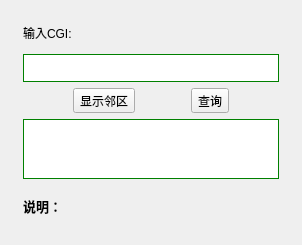
<?xml version="1.0" encoding="UTF-8"?>
<ui version="4.0">
 <class>CyanLoveDockWidgetBase</class>
 <widget class="QDockWidget" name="CyanLoveDockWidgetBase">
  <property name="geometry">
   <rect>
    <x>0</x>
    <y>0</y>
    <width>302</width>
    <height>245</height>
   </rect>
  </property>
  <property name="sizePolicy">
   <sizepolicy hsizetype="Expanding" vsizetype="Expanding">
    <horstretch>0</horstretch>
    <verstretch>0</verstretch>
   </sizepolicy>
  </property>
  <property name="windowTitle">
   <string>申少军工具箱</string>
  </property>
  <widget class="QWidget" name="dockWidgetContents">
   <layout class="QHBoxLayout" name="horizontalLayout_4">
    <item>
     <widget class="QWidget" name="widget" native="true">
      <property name="sizePolicy">
       <sizepolicy hsizetype="Fixed" vsizetype="Expanding">
        <horstretch>0</horstretch>
        <verstretch>0</verstretch>
       </sizepolicy>
      </property>
      <layout class="QVBoxLayout" name="verticalLayout_2">
       <item>
        <layout class="QVBoxLayout" name="verticalLayout">
         <item>
          <widget class="QLabel" name="label">
           <property name="sizePolicy">
            <sizepolicy hsizetype="Fixed" vsizetype="Preferred">
             <horstretch>0</horstretch>
             <verstretch>0</verstretch>
            </sizepolicy>
           </property>
           <property name="maximumSize">
            <size>
             <width>16777215</width>
             <height>30</height>
            </size>
           </property>
           <property name="text">
            <string>输入CGI:</string>
           </property>
          </widget>
         </item>
         <item>
          <widget class="QTextEdit" name="textEdit">
           <property name="sizePolicy">
            <sizepolicy hsizetype="Fixed" vsizetype="Expanding">
             <horstretch>0</horstretch>
             <verstretch>0</verstretch>
            </sizepolicy>
           </property>
           <property name="maximumSize">
            <size>
             <width>16777215</width>
             <height>28</height>
            </size>
           </property>
           <property name="styleSheet">
            <string notr="true">border: 1px solid green;</string>
           </property>
          </widget>
         </item>
         <item>
          <layout class="QHBoxLayout" name="horizontalLayout">
           <item>
            <widget class="QToolButton" name="toolButton_2">
             <property name="text">
              <string>显示邻区</string>
             </property>
            </widget>
           </item>
           <item>
            <widget class="QToolButton" name="toolButton">
             <property name="text">
              <string>查询</string>
             </property>
            </widget>
           </item>
          </layout>
         </item>
         <item>
          <widget class="QTextEdit" name="textEdit_2">
           <property name="sizePolicy">
            <sizepolicy hsizetype="Expanding" vsizetype="Expanding">
             <horstretch>0</horstretch>
             <verstretch>0</verstretch>
            </sizepolicy>
           </property>
           <property name="maximumSize">
            <size>
             <width>16777215</width>
             <height>60</height>
            </size>
           </property>
           <property name="styleSheet">
            <string notr="true">border: 1px solid green;</string>
           </property>
          </widget>
         </item>
         <item>
          <widget class="QLabel" name="label_2">
           <property name="sizePolicy">
            <sizepolicy hsizetype="Fixed" vsizetype="Preferred">
             <horstretch>0</horstretch>
             <verstretch>0</verstretch>
            </sizepolicy>
           </property>
           <property name="font">
            <font>
             <family>Arial</family>
             <pointsize>10</pointsize>
             <weight>75</weight>
             <bold>true</bold>
            </font>
           </property>
           <property name="text">
            <string>说明：</string>
           </property>
          </widget>
         </item>
        </layout>
       </item>
      </layout>
     </widget>
    </item>
   </layout>
  </widget>
 </widget>
 <resources/>
 <connections/>
</ui>
